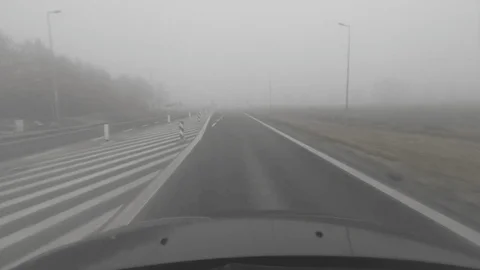
#> input picture My_Test/1 (1).png, 480 x 270 px; its folder holds only this picture in this run
$ python compare_pipelines.py   (older library calls are emulated)
#> lines starting #> are read from the running program, lines starting #| are printed output that depends on the picture; after the words box and inside, x2 and y2 are one past the last pixel; in counts of white or black regions, pixels touching at a corner belong together
# Part 3 / Step 2 - Compare clean vs distorted outputs
#
# We run four methods on the clean image and on each distorted version,
# then measure how much the output changed:
#   - Sobel at P75
#   - Project 3 Canny (no pre-blur)
#   - Project 3 Canny WITH a sigma=1 pre-blur (the cv08 recommendation)
#   - Texture segmentation (Gabor + K-Means)
# Score: IoU for edge detectors, ARI for the segmentation (label-permutation invariant).

import os, sys, glob, csv
import cv2, numpy as np
import matplotlib
matplotlib.use("Agg")
import matplotlib.pyplot as plt

INPUT_DIR = "/Users/jenilkathrotiya/Downloads/rgb_anon_trainvaltest/rgb_anon"
PER_WEATHER = 20

OUT_DIR = os.path.join(os.path.dirname(__file__), "Results")
os.makedirs(OUT_DIR, exist_ok=True)

NOISE_SIGMA = 25
BLUR_LEN = 15
ALPHA = 0.4
BETA = 40

SOBEL_X = np.array([[1, 0, -1], [2, 0, -2], [1, 0, -1]], dtype=np.float64)
SOBEL_Y = np.array([[-1, -2, -1], [0, 0, 0], [1, 2, 1]], dtype=np.float64)
GAUSS = np.array([
    [1, 4, 7, 4, 1], [4, 16, 26, 16, 4], [7, 26, 41, 26, 7],
    [4, 16, 26, 16, 4], [1, 4, 7, 4, 1]
], dtype=np.float64) / 273.0
P = np.array([[0.5, 0.5], [-0.5, -0.5]], dtype=np.float64)
Q = np.array([[0.5, -0.5], [0.5, -0.5]], dtype=np.float64)


def canny_proj3(gray, theta_low_frac=0.05, theta_high_mult=2.5):
    g = gray.astype(np.float64)
    s = cv2.filter2D(g, cv2.CV_64F, GAUSS, borderType=cv2.BORDER_REPLICATE)
    p = cv2.filter2D(s, cv2.CV_64F, P, borderType=cv2.BORDER_REPLICATE)
    q = cv2.filter2D(s, cv2.CV_64F, Q, borderType=cv2.BORDER_REPLICATE)
    m = np.sqrt(p * p + q * q)
    alpha = np.degrees(np.arctan2(q, p))
    alpha[alpha < 0] += 360

    zeta = np.full(m.shape, -1, dtype=np.int8)
    zeta[((alpha >= 0) & (alpha < 22.5)) | ((alpha >= 157.5) & (alpha < 202.5)) |
         ((alpha >= 337.5) & (alpha <= 360))] = 0
    zeta[((alpha >= 22.5) & (alpha < 67.5)) | ((alpha >= 202.5) & (alpha < 247.5))] = 1
    zeta[((alpha >= 67.5) & (alpha < 112.5)) | ((alpha >= 247.5) & (alpha < 292.5))] = 2
    zeta[zeta == -1] = 3

    pad = np.pad(m, 1, mode="edge")
    n1 = np.zeros_like(m); n2 = np.zeros_like(m)
    s0 = (zeta == 0); s1 = (zeta == 1); s2 = (zeta == 2); s3 = (zeta == 3)
    n1[s0] = pad[:-2, 1:-1][s0]; n2[s0] = pad[2:, 1:-1][s0]
    n1[s1] = pad[:-2, :-2][s1];  n2[s1] = pad[2:, 2:][s1]
    n1[s2] = pad[1:-1, :-2][s2]; n2[s2] = pad[1:-1, 2:][s2]
    n1[s3] = pad[:-2, 2:][s3];   n2[s3] = pad[2:, :-2][s3]

    e = np.where((m >= n1) & (m >= n2), m, 0.0)
    e[0, :] = e[-1, :] = e[:, 0] = e[:, -1] = 0
    max_e = float(e.max())
    if max_e <= 0:
        return np.zeros_like(gray, dtype=np.uint8)
    theta_l = max_e * theta_low_frac
    theta_h = theta_l * theta_high_mult
    strong = (e > theta_h).astype(np.uint8)
    candidate = ((e >= theta_l) & (e <= theta_h)).astype(np.uint8)
    union = (strong | candidate).astype(np.uint8)
    n_comp, labels = cv2.connectedComponents(union, connectivity=8)
    keep = np.zeros(n_comp, dtype=bool)
    keep[np.unique(labels[strong.astype(bool)])] = True
    keep[0] = False
    return (keep[labels].astype(np.uint8) * 255)


def sobel_p75(gray):
    gx = cv2.filter2D(gray.astype(np.float64), cv2.CV_64F, SOBEL_X,
                      borderType=cv2.BORDER_REPLICATE)
    gy = cv2.filter2D(gray.astype(np.float64), cv2.CV_64F, SOBEL_Y,
                      borderType=cv2.BORDER_REPLICATE)
    mag = np.sqrt(gx * gx + gy * gy)
    lo, hi = mag.min(), mag.max()
    if hi - lo < 1e-9:
        return np.zeros_like(mag, dtype=np.uint8)
    mag_u8 = ((mag - lo) / (hi - lo) * 255).astype(np.uint8)
    return ((mag_u8 >= np.percentile(mag_u8, 75)).astype(np.uint8) * 255)


def canny_with_preblur(gray):
    sm = cv2.GaussianBlur(gray, (7, 7), 1, borderType=cv2.BORDER_REPLICATE)
    return canny_proj3(sm)


def texture_seg(gray, k=4):
    feats = []
    g = gray.astype(np.float32) / 255
    for theta in [0, np.pi / 4, np.pi / 2, 3 * np.pi / 4]:
        for lam in [6, 12, 24]:
            kern = cv2.getGaborKernel((21, 21), 4, theta, lam, 0.5, 0,
                                      ktype=cv2.CV_32F)
            r = np.abs(cv2.filter2D(g, cv2.CV_32F, kern))
            r = cv2.GaussianBlur(r, (0, 0), sigmaX=lam / 2)
            feats.append(r)
    feats = np.stack(feats, axis=-1)
    h, w, c = feats.shape
    flat = feats.reshape(-1, c)
    flat = (flat - flat.mean(0, keepdims=True)) / (flat.std(0, keepdims=True) + 1e-6)
    crit = (cv2.TERM_CRITERIA_EPS + cv2.TERM_CRITERIA_MAX_ITER, 20, 0.5)
    _, labels, _ = cv2.kmeans(flat.astype(np.float32), k, None, crit,
                              attempts=3, flags=cv2.KMEANS_PP_CENTERS)
    return labels.reshape(h, w)


def add_noise(bgr, sigma, rng):
    return np.clip(bgr.astype(np.float32) + rng.normal(0, sigma, bgr.shape),
                   0, 255).astype(np.uint8)

def motion_blur(bgr, length):
    kern = np.zeros((length, length), dtype=np.float32)
    kern[length // 2, :] = 1.0 / length
    return cv2.filter2D(bgr, -1, kern, borderType=cv2.BORDER_REPLICATE)

def low_contrast(bgr, alpha, beta):
    return np.clip(bgr.astype(np.float32) * alpha + beta, 0, 255).astype(np.uint8)


def iou(a, b):
    ab = a > 0; bb = b > 0
    inter = float(np.logical_and(ab, bb).sum())
    union = float(np.logical_or(ab, bb).sum())
    return inter / union if union > 0 else 1.0


def ari(a, b):
    try:
        from sklearn.metrics import adjusted_rand_score
        return float(adjusted_rand_score(a.flatten(), b.flatten()))
    except ImportError:
        return float((a.flatten() == b.flatten()).mean())


def run_all(gray):
    return {
        "sobel_p75": sobel_p75(gray),
        "canny_proj3": canny_proj3(gray),
        "canny_proj3_preblur": canny_with_preblur(gray),
        "texture_seg": texture_seg(gray),
    }


def find_images():
    images = []
    for cond in ["fog", "night", "rain", "snow"]:
        files = sorted(glob.glob(f"{INPUT_DIR}/{cond}/train/*/*_rgb_anon.png"))
        for f in files[:PER_WEATHER]:
            images.append((f, cond))
    if images:
        return images
    my_test = os.path.join(os.path.dirname(__file__), "..", "..", "..", "My_Test")
    return [(f, "test") for f in sorted(glob.glob(os.path.join(my_test, "*.png")))]


images = find_images()
print(f"Comparing on {len(images)} images")

DETECTORS = ["sobel_p75", "canny_proj3", "canny_proj3_preblur", "texture_seg"]
DISTORTIONS = ["noisy", "blurred", "lowcontrast"]
rng = np.random.default_rng(42)

rows = []
agg = {d: {dn: [] for dn in DISTORTIONS} for d in DETECTORS}

for path, cond in images:
    name = os.path.basename(path)
    bgr = cv2.imread(path)
#> bgr is the input picture: shape (270, 480, 3); mean B, G, R 136, 137, 137.2
    gray = cv2.cvtColor(bgr, cv2.COLOR_BGR2GRAY)
    clean = run_all(gray)
#> in sobel_p75, `mag = np.sqrt(gx * gx + gy * gy)`:
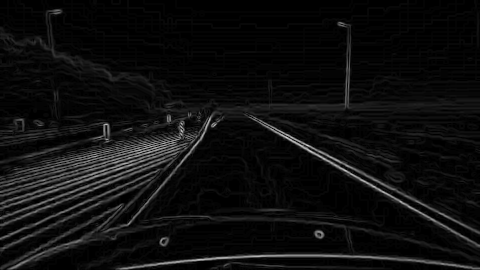
#> mag: shape (270, 480) float64; min 0, max 213, mean 14.4
#> in sobel_p75, `lo, hi = mag.min(), mag.max()`: lo = 0; hi = 213
#> in sobel_p75, `return ((mag_u8 >= np.percentile(mag_u8, 75)).astype(np.uint8) * 255)`:
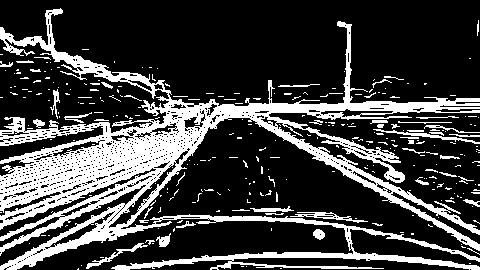
#> returned value: shape (270, 480); 25.3% white; 294 white regions (245 under 20 px), largest, box (x1, y1, x2, y2) and area: (0, 8, 480, 270) 28797, (373, 129, 480, 144) 271, (290, 212, 368, 223) 251
#> in canny_proj3, `n1[s1] = pad[:-2, :-2][s1]`: n1: shape (270, 480) float64; min 0, max 16.64, mean 1.17
#> in canny_proj3, `n2[s1] = pad[2:, 2:][s1]`: n2: shape (270, 480) float64; min 0, max 16.69, mean 1.17
#> in canny_proj3, `n1[s2] = pad[1:-1, :-2][s2]`: n1: shape (270, 480) float64; min 0, max 16.64, mean 1.23
#> in canny_proj3, `n2[s2] = pad[1:-1, 2:][s2]`: n2: shape (270, 480) float64; min 0, max 16.69, mean 1.24
#> in canny_proj3, `n1[s3] = pad[:-2, 2:][s3]`: n1: shape (270, 480) float64; min 0, max 17.55, mean 1.48
#> in canny_proj3, `n2[s3] = pad[2:, :-2][s3]`: n2: shape (270, 480) float64; min 0, max 17.55, mean 1.49
#> in canny_proj3, `e[0, :] = e[-1, :] = e[:, 0] = e[:, -1] = 0`: e: shape (270, 480) float64; min 0, max 17.55, mean 0.523
#> in canny_proj3, `max_e = float(e.max())`: max_e = 17.55
#> in canny_proj3, `theta_l = max_e * theta_low_frac`: theta_l = 0.877
#> in canny_proj3, `theta_h = theta_l * theta_high_mult`: theta_h = 2.19
#> in canny_proj3, `strong = (e > theta_h).astype(np.uint8)`: strong: shape (270, 480); values 0 (black) and 1 (white), 6% white in thin lines or dots
#> in canny_proj3, `candidate = ((e >= theta_l) & (e <= theta_h)).astype(np.uint8)`: candidate: shape (270, 480); values 0 (black) and 1 (white), 5.1% white in thin lines or dots
#> in canny_proj3, `union = (strong | candidate).astype(np.uint8)`: union: shape (270, 480); values 0 (black) and 1 (white), 11.1% white in thin lines or dots
#> in canny_proj3, `n_comp, labels = cv2.connectedComponents(union, connectivity=8)`:
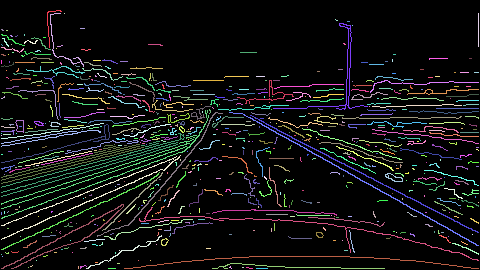
#> labels: shape (270, 480) int32; 635 distinct labels, from 0 to 634; one colour per label, 0 black
#> in canny_proj3, `n_comp, labels = cv2.connectedComponents(union, connectivity=8)`: n_comp = 635
#> in canny_proj3, `return (keep[labels].astype(np.uint8) * 255)`: returned value: shape (270, 480); 7.8% white in thin lines or dots
#> call 2 of canny_proj3, with theta_low_frac = 0.05, theta_high_mult = 2.5
#> in canny_proj3 (call 2), `alpha[alpha < 0] += 360`:
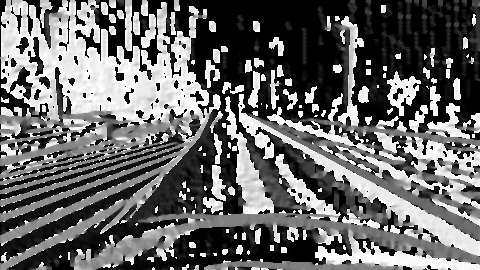
#> alpha: shape (270, 480) float64; min 0, max 360, mean 148.5; drawn with min black and max white
#> in canny_proj3 (call 2), `n1[s1] = pad[:-2, :-2][s1]`: n1: shape (270, 480) float64; min 0, max 12.89, mean 1.04
#> in canny_proj3 (call 2), `n2[s1] = pad[2:, 2:][s1]`: n2: shape (270, 480) float64; min 0, max 12.89, mean 1.05
#> in canny_proj3 (call 2), `n1[s2] = pad[1:-1, :-2][s2]`: n1: shape (270, 480) float64; min 0, max 12.89, mean 1.09
#> in canny_proj3 (call 2), `n2[s2] = pad[1:-1, 2:][s2]`: n2: shape (270, 480) float64; min 0, max 12.89, mean 1.09
#> in canny_proj3 (call 2), `n1[s3] = pad[:-2, 2:][s3]`:
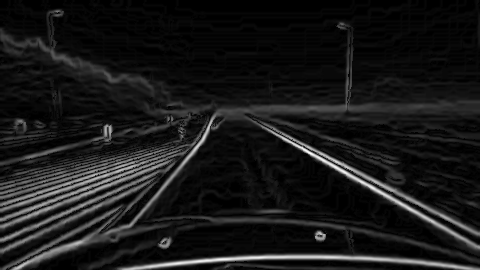
#> n1: shape (270, 480) float64; min 0, max 13.38, mean 1.32; drawn with min black and max white
#> in canny_proj3 (call 2), `n2[s3] = pad[2:, :-2][s3]`:
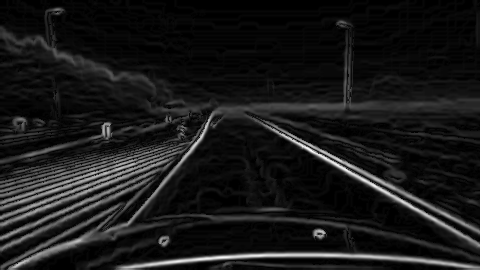
#> n2: shape (270, 480) float64; min 0, max 13.38, mean 1.33; drawn with min black and max white
#> in canny_proj3 (call 2), `e = np.where((m >= n1) & (m >= n2), m, 0.0)`:
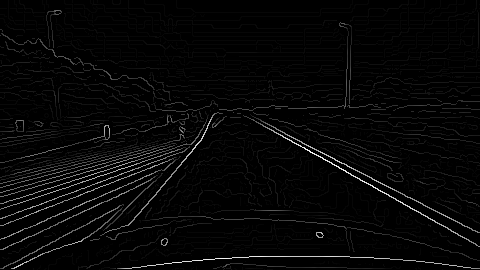
#> e: shape (270, 480) float64; min 0, max 13.38, mean 0.382; drawn with min black and max white
#> in canny_proj3 (call 2), `max_e = float(e.max())`: max_e = 13.38
#> in canny_proj3 (call 2), `theta_l = max_e * theta_low_frac`: theta_l = 0.669
#> in canny_proj3 (call 2), `theta_h = theta_l * theta_high_mult`: theta_h = 1.67
#> in canny_proj3 (call 2), `n_comp, labels = cv2.connectedComponents(union, connectivity=8)`: n_comp = 588
#> in texture_seg, `feats = []`: feats = []
#> after the loop in texture_seg, `for theta in [0, np.pi / 4, np.pi / 2, 3 * np.pi / 4]:`: feats = 12 items
#> clean = 4 items

    variants = {
        "noisy": add_noise(bgr, NOISE_SIGMA, rng),
        "blurred": motion_blur(bgr, BLUR_LEN),
        "lowcontrast": low_contrast(bgr, ALPHA, BETA),
    }
    for dname, d_bgr in variants.items():
        d_gray = cv2.cvtColor(d_bgr, cv2.COLOR_BGR2GRAY)
        distorted = run_all(d_gray)
        for det in DETECTORS:
            score = ari(clean[det], distorted[det]) if det == "texture_seg" \
                    else iou(clean[det], distorted[det])
            rows.append([name, cond, dname, det, f"{score:.4f}"])
            agg[det][dname].append(score)
#> this loop made 3 passes
#> dname on passes 1 to 3: 'noisy', 'blurred', 'lowcontrast'
#> after the loop, rows = 12 items
    print(f"  done: {name}")

# diagnostic strip on the first image: clean vs noisy vs preblurred Canny
diag_dir = os.path.join(OUT_DIR, "diagnostic_strips")
os.makedirs(diag_dir, exist_ok=True)
if images:
    path0, cond0 = images[0]
    bgr0 = cv2.imread(path0)
    name0 = cond0 + "__" + os.path.splitext(os.path.basename(path0))[0]
    for dname, fn in [("noisy", lambda x: add_noise(x, NOISE_SIGMA, rng)),
                      ("blurred", lambda x: motion_blur(x, BLUR_LEN)),
                      ("lowcontrast", lambda x: low_contrast(x, ALPHA, BETA))]:
        d_bgr = fn(bgr0)
        clean_e = canny_proj3(cv2.cvtColor(bgr0, cv2.COLOR_BGR2GRAY))
        dist_e = canny_proj3(cv2.cvtColor(d_bgr, cv2.COLOR_BGR2GRAY))
        dist_pre = canny_with_preblur(cv2.cvtColor(d_bgr, cv2.COLOR_BGR2GRAY))
        strip = np.hstack([
            cv2.cvtColor(clean_e, cv2.COLOR_GRAY2BGR),
            cv2.cvtColor(dist_e, cv2.COLOR_GRAY2BGR),
            cv2.cvtColor(dist_pre, cv2.COLOR_GRAY2BGR),
        ])
        cv2.imwrite(f"{diag_dir}/{name0}__{dname}__clean_vs_distorted_vs_preblur.png", strip)
#> this loop made 3 passes

# write CSVs
with open(os.path.join(OUT_DIR, "per_image_metrics.csv"), "w", newline="") as f:
    w = csv.writer(f)
    w.writerow(["image", "condition", "distortion", "detector", "score_iou_or_ari"])
    w.writerows(rows)

with open(os.path.join(OUT_DIR, "aggregate_metrics.csv"), "w", newline="") as f:
    w = csv.writer(f)
    w.writerow(["detector", "distortion", "score_mean", "score_std", "n"])
    for det in DETECTORS:
        for dn in DISTORTIONS:
            arr = np.array(agg[det][dn])
            if arr.size:
                w.writerow([det, dn, f"{arr.mean():.4f}", f"{arr.std():.4f}", arr.size])

# Heatmap
grid = np.zeros((len(DETECTORS), len(DISTORTIONS)))
for i, det in enumerate(DETECTORS):
    for j, dn in enumerate(DISTORTIONS):
        arr = agg[det][dn]
        grid[i, j] = float(np.mean(arr)) if arr else 0
fig, ax = plt.subplots(figsize=(7, 4.5))
im = ax.imshow(grid, cmap="viridis", vmin=0, vmax=1)
ax.set_xticks(range(len(DISTORTIONS))); ax.set_xticklabels(DISTORTIONS, rotation=20, ha="right")
ax.set_yticks(range(len(DETECTORS))); ax.set_yticklabels(DETECTORS)
for i in range(len(DETECTORS)):
    for j in range(len(DISTORTIONS)):
        ax.text(j, i, f"{grid[i, j]:.2f}", ha="center", va="center",
                color="white" if grid[i, j] < 0.5 else "black")
fig.colorbar(im, ax=ax, label="Mean IoU (edges) / ARI (segmentation)")
ax.set_title(f"Distortion robustness (n={len(images)})")
plt.tight_layout()
fig.savefig(os.path.join(OUT_DIR, "iou_heatmap.png"), dpi=120)
plt.close(fig)

print(f"\nSaved CSVs and heatmap to {OUT_DIR}")
